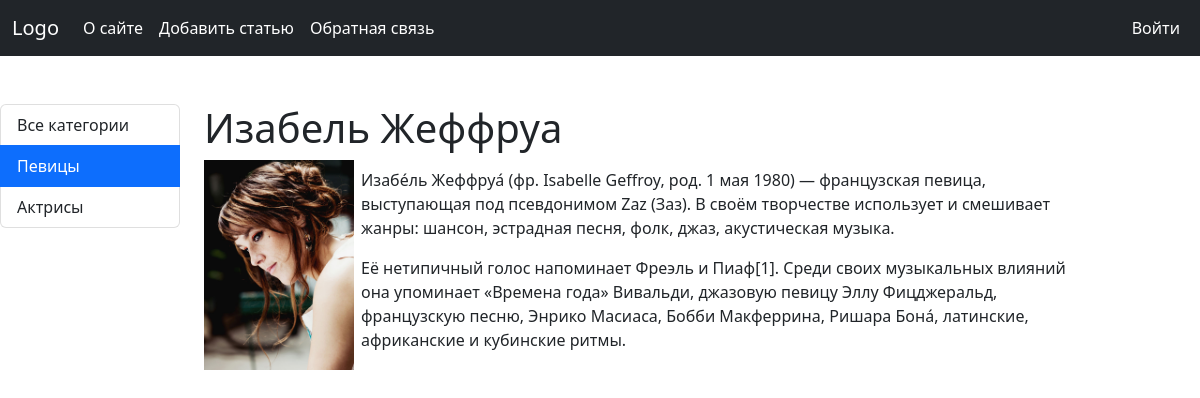
The page /post/izabel-zheffrua/ on the database its author committed.
### women/models.py (models this page shows, shortened)
class Category(models.Model):
    name = models.CharField('Категория', max_length=100, db_index=True)
    slug = models.SlugField('URL', max_length=255, unique=True, db_index=True)
    def get_absolute_url(self):
        return reverse('category', kwargs={'cat_slug': self.slug})
    class Meta:
        verbose_name = 'Категория'
        verbose_name_plural = 'Категории'
        ordering = ['pk']

class Women(models.Model):
    title = models.CharField('Заголовок', max_length=255)
    slug = models.SlugField('URL', max_length=255, unique=True, db_index=True)
    content = models.TextField('Текст статьи', blank=True)
    photo = models.ImageField('Фото', upload_to='photos/%Y/%m/%d/')
    time_create = models.DateTimeField('Время создания', auto_now_add=True)
    time_update = models.DateTimeField('Время изменения', auto_now=True)
    is_published = models.BooleanField('Публикация', default=True)
    cat = models.ForeignKey(Category, on_delete=models.PROTECT, verbose_name='Категория')
    def __str__(self):
        return self.title
    class Meta:
        verbose_name = 'Известные женщины'
        verbose_name_plural = 'Известные женщины'
        ordering = ['time_create', 'title']

### women/views.py (the view)
# urls.py: path('post/<slug:post_slug>/', ShowPost.as_view(), name='post'),
class ShowPost(DetailView):
    model = Women
    template_name = 'women/post.html'
    slug_url_kwarg = 'post_slug'
    context_object_name = 'post'
    def get_context_data(self, *, object_list=None, **kwargs):
        context = super().get_context_data(**kwargs)
        context['title'] = context['post']
        context['cat_selected'] = context['post'].cat.slug
        return context

### women/templatetags/women_tags.py (called while the page is built)
@register.inclusion_tag('women/list_categories.html')
def show_categories(sort=None, cat_selected=0):
    if not sort:
        cats = Category.objects.all()
    else:
        cats = Category.objects.order_by(sort)
    return {'cats': cats, 'cat_selected': cat_selected}

@register.inclusion_tag('women/list_menu.html')
def show_menu():
    return {'menu': menu}

### women/templates/women/post.html
{% extends 'women/base.html' %}
{% block content %}
    <div class="mt-5">
        <h1>{{ post.title }}</h1>
        <p>
            {% if post.photo %}
                <img src="{{ post.photo.url }}" class="left-img">
            {% endif %}
            {{ post.content|linebreaks }}
        </p>
    </div>
{% endblock %}

### women/templates/women/list_categories.html
{% for c in cats %}
    {% if c.slug == cat_selected %}
        <a href="{{ c.get_absolute_url }}"
           class="list-group-item list-group-item-action active">{{ c.name }}</a>
    {% else %}
        <a href="{{ c.get_absolute_url }}" class="list-group-item list-group-item-action">{{ c.name }}</a>
    {% endif %}
{% endfor %}

### women/static/women/css/style.css (style rules this page uses)
.left-img { float: left; margin: 0 7px 7px 0; width: 150px; }

### rows shown on the page
Category: name "Певицы"
Category: name "Актрисы"
Women: title "Изабель Жеффруа", photo (picture), content "Изабе́ль Жеффруа́ (фр. Isabelle Geffroy, род. 1 мая 1980) — французская певица, выступающая под псевдонимом Zaz (Заз). В своём творчестве использует и смешивает жанры: шансон, эстрадная песня, фолк, джаз, акустическая музыка. Её нетипичный голос напоминает Фреэль и Пиаф[1]. Среди своих музыкальных влияний она упоминает «Времена года» Вивальди, джазовую певицу Эллу Фицджеральд, французскую песню, Энрико Масиаса, Бобби Макферрина, Ришара Бона́, латинские, африканские и кубинские ритмы."

### other values the page prints
{{ m.title }} "О сайте" "Добавить статью" "Обратная связь"
{{ last.title }} "Войти"
